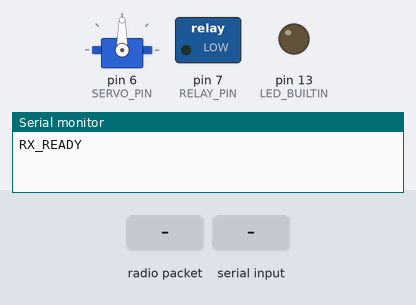
Recording of a sketch running on a simulated Arduino Uno, built with avr-gcc and run on an emulated ATmega328P. Shown: servo, switched loads named in the sketch (green lamp = pin HIGH), output pins drawn as LEDs (lit = HIGH), the last lines printed to the serial monitor. The inputs (shaded band) are chosen by the test bench. No radio packets arrive unless stated.

Above: at 1.2 s.
1.3 s: radio packet "LED_ON" arrives
At 2.3 s:
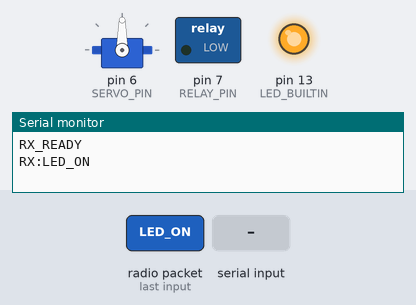
2.8 s: "RELAY:1\n" received over Serial
At 3.5 s:
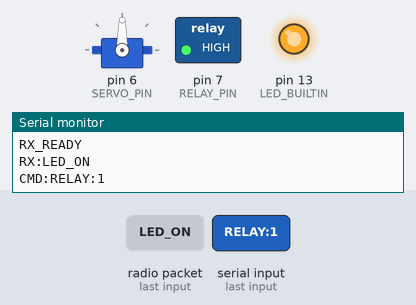
4.3 s: radio packet "LED_OFF" arrives
At 4.6 s:
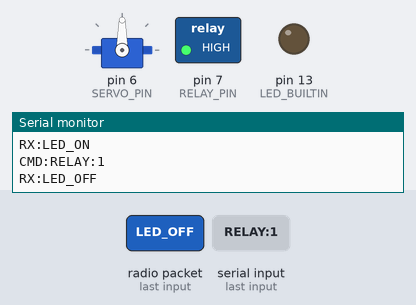
5.8 s: "SERVO:\n" received over Serial
At 7.0 s:
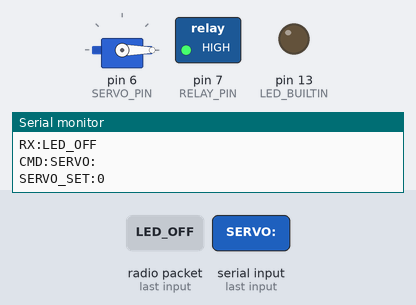
7.3 s: radio packet "RELAY:0" arrives
At 8.1 s:
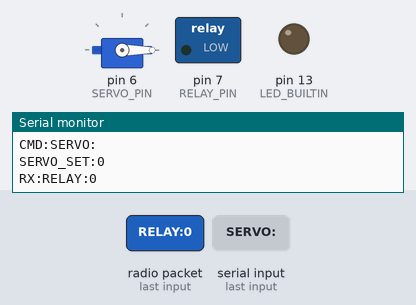
8.8 s: "LED_ON\n" received over Serial
At 9.3 s:
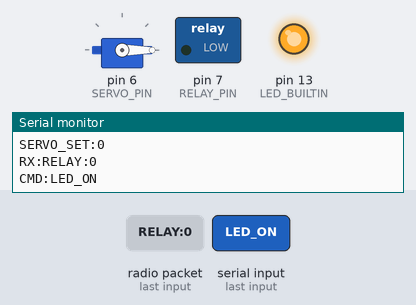
Timing chart, 0 to 11.3 s (numbered marks = the images above; inputs shaded):
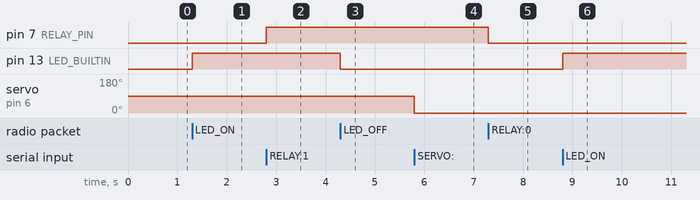

The sketch:

Nrf24l01_rx.ino
```cpp
/*
  ============================================================
  NRF24L01_RX.ino — Receiver Sketch (Bridge Compatible)
  Upload to : Arduino UNO #2
  Libraries : RF24 by TMRh20 · Servo (built-in)
  Baud Rate : 115200

  HOW TO USE WITH THE BROWSER SIMULATOR:
    1. Upload this sketch to your RX Arduino.
    2. Open the simulator in Chrome/Edge.
    3. Set mode to HARDWARE or BRIDGE.
    4. Click "CONNECT RX" and select this Arduino's COM port.
    5. Packets received wirelessly appear in the RX Serial Monitor.
    6. Use the Raw I/O panel to send commands directly.

  SERIAL OUTPUT (Arduino → Browser):
    "RX:<payload>\n"   — wireless packet received
    "CMD:<cmd>\n"      — serial command echoed back

  SUPPORTED WIRELESS COMMANDS:
    LED_ON   → turn on built-in LED (pin 13)
    LED_OFF  → turn off built-in LED
    RELAY:1  → energise relay on D7 (HIGH)
    RELAY:0  → de-energise relay on D7 (LOW)
    SERVO:XX → move servo on D6 to angle XX (0–180)
    PING     → echoes PONG back to Serial

  ADD YOUR OWN ACTUATORS in handleCommand() below.

  NRF24L01 WIRING (3.3 V !):
    VCC  → 3.3V  (add 10µF cap between VCC & GND for stability)
    GND  → GND
    CE   → D9
    CSN  → D10
    SCK  → D13
    MOSI → D11
    MISO → D12
    IRQ  → (optional) D2

  OPTIONAL ACTUATOR WIRING:
    Relay module signal → D7
    Servo signal pin    → D6
  ============================================================
*/

#include <SPI.h>
#include <nRF24L01.h>
#include <RF24.h>
#include <Servo.h>

// ── Configuration ─────────────────────────────────────────
const uint64_t PIPE      = 0xE7E7E7E7E7LL; // Must match TX
const uint8_t  CHANNEL   = 76;
const uint8_t  RELAY_PIN = 7;
const uint8_t  SERVO_PIN = 6;
// ──────────────────────────────────────────────────────────

RF24   radio(9, 10);
Servo  myServo;
char   payload[33];

// ── Command dispatcher ────────────────────────────────────
void handleCommand(const char* cmd) {
  if      (strcmp(cmd, "LED_ON")  == 0) digitalWrite(LED_BUILTIN, HIGH);
  else if (strcmp(cmd, "LED_OFF") == 0) digitalWrite(LED_BUILTIN, LOW);
  else if (strcmp(cmd, "RELAY:1") == 0) digitalWrite(RELAY_PIN, HIGH);
  else if (strcmp(cmd, "RELAY:0") == 0) digitalWrite(RELAY_PIN, LOW);
  else if (strcmp(cmd, "PING")    == 0) Serial.println("PONG");
  else if (strncmp(cmd, "SERVO:", 6) == 0) {
    int angle = atoi(cmd + 6);
    myServo.write(constrain(angle, 0, 180));
    Serial.print("SERVO_SET:"); Serial.println(angle);
  }
  // ── Add your custom commands below ──
  // else if (strcmp(cmd, "BUZZER:ON") == 0) { ... }
}

void setup() {
  Serial.begin(115200);
  pinMode(LED_BUILTIN, OUTPUT);
  pinMode(RELAY_PIN,   OUTPUT);
  myServo.attach(SERVO_PIN);

  radio.begin();
  radio.setPALevel(RF24_PA_HIGH);
  radio.setDataRate(RF24_1MBPS);
  radio.setChannel(CHANNEL);
  radio.openReadingPipe(1, PIPE);
  radio.startListening();

  Serial.println("RX_READY");
}

void loop() {
  // ── Wireless receive ──────────────────────────────────
  if (radio.available()) {
    radio.read(payload, sizeof(payload));
    Serial.print("RX:"); Serial.println(payload);
    handleCommand(payload);
  }

  // ── Serial receive (from browser Raw panel) ───────────
  if (Serial.available()) {
    String cmd = Serial.readStringUntil('\n');
    cmd.trim();
    if (cmd.length() > 0) {
      Serial.print("CMD:"); Serial.println(cmd);
      handleCommand(cmd.c_str());
    }
  }
}
```

Measured:
- after the input at 1.3 s, pin 13 (LED_BUILTIN): LOW → HIGH at once
- after the input at 2.8 s, pin 7 (RELAY_PIN): LOW → HIGH at once
- after the input at 4.3 s, pin 13 (LED_BUILTIN): HIGH → LOW at once
- after the input at 5.8 s, servo on pin 6 (SERVO_PIN): 90° → 0° at once
- after the input at 7.3 s, pin 7 (RELAY_PIN): HIGH → LOW at once
- after the input at 8.8 s, pin 13 (LED_BUILTIN): LOW → HIGH at once
